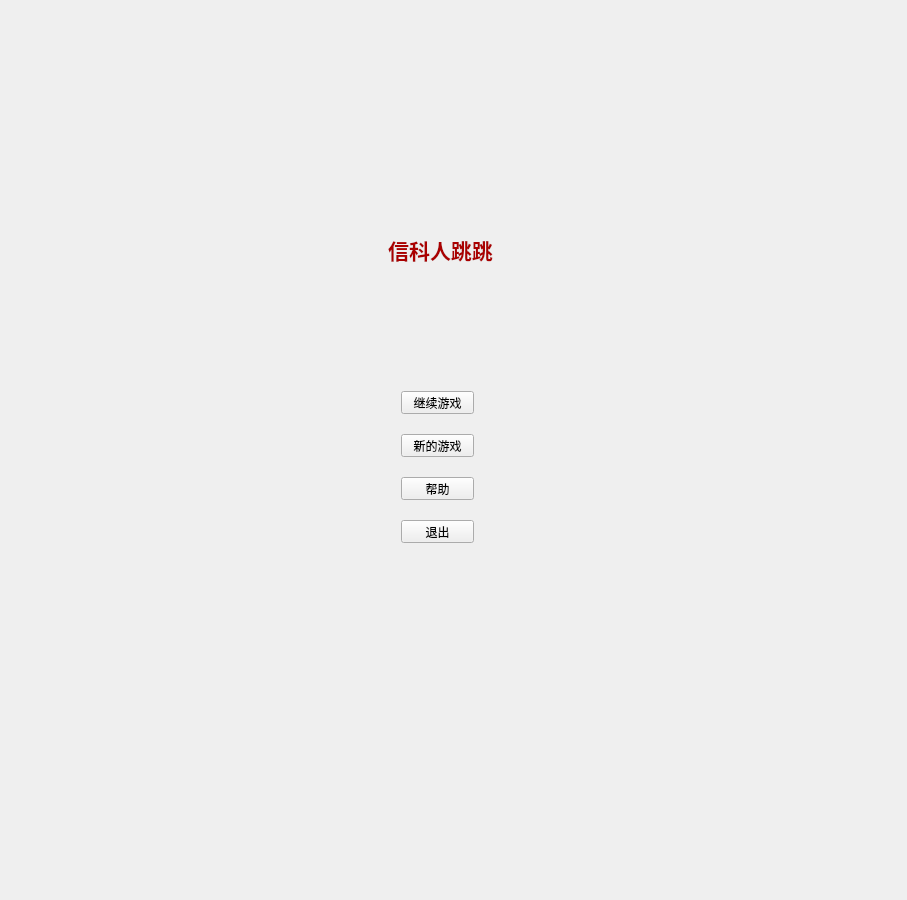
<?xml version="1.0" encoding="UTF-8"?>
<ui version="4.0">
 <class>Widget</class>
 <widget class="QWidget" name="Widget">
  <property name="geometry">
   <rect>
    <x>0</x>
    <y>0</y>
    <width>907</width>
    <height>900</height>
   </rect>
  </property>
  <property name="windowTitle">
   <string>Widget</string>
  </property>
  <property name="styleSheet">
   <string notr="true">#Widget{background-image: url(:/image/xkrtt.png);}</string>
  </property>
  <widget class="QLabel" name="label">
   <property name="geometry">
    <rect>
     <x>370</x>
     <y>210</y>
     <width>141</width>
     <height>81</height>
    </rect>
   </property>
   <property name="text">
    <string>&lt;html&gt;&lt;head/&gt;&lt;body&gt;&lt;p align=&quot;center&quot;&gt;&lt;span style=&quot; font-size:16pt; font-weight:600; color:#aa0000;&quot;&gt;信科人跳跳&lt;/span&gt;&lt;/p&gt;&lt;/body&gt;&lt;/html&gt;</string>
   </property>
  </widget>
  <widget class="QWidget" name="">
   <property name="geometry">
    <rect>
     <x>390</x>
     <y>380</y>
     <width>95</width>
     <height>174</height>
    </rect>
   </property>
   <layout class="QVBoxLayout" name="verticalLayout">
    <property name="spacing">
     <number>20</number>
    </property>
    <item>
     <widget class="QPushButton" name="continueButton">
      <property name="text">
       <string>继续游戏</string>
      </property>
     </widget>
    </item>
    <item>
     <widget class="QPushButton" name="newButton">
      <property name="text">
       <string>新的游戏</string>
      </property>
     </widget>
    </item>
    <item>
     <widget class="QPushButton" name="helpButton">
      <property name="text">
       <string>帮助</string>
      </property>
     </widget>
    </item>
    <item>
     <widget class="QPushButton" name="exitButton">
      <property name="text">
       <string>退出</string>
      </property>
     </widget>
    </item>
   </layout>
  </widget>
 </widget>
 <layoutdefault spacing="6" margin="11"/>
 <resources/>
 <connections/>
</ui>
